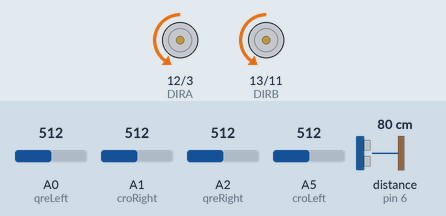
A sketch run on a simulated Arduino Uno, built with avr-gcc and run on an emulated ATmega328P. Shown: direction and speed pins drawn as motors (green arrow = direction pin HIGH = forward, orange = LOW = backward, longer = more drive). The inputs (shaded band) are chosen by the test bench; at power-on: distance to the obstacle (sensor on pin 6) 80 cm, A1 (croRight) = 512, A0 (qreLeft) = 512, A2 (qreRight) = 512, A5 (croLeft) = 512. The echo pulse lasts 58.3 µs per cm.

Above: at 1.2 s.
1.3 s: distance to the obstacle (sensor on pin 6) set to 27 cm
2.8 s: distance to the obstacle (sensor on pin 6) set to 22 cm
At 3.4 s:
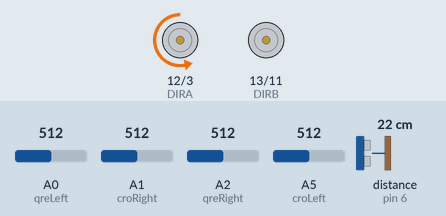
4.3 s: distance to the obstacle (sensor on pin 6) set to 35 cm
At 5.4 s:
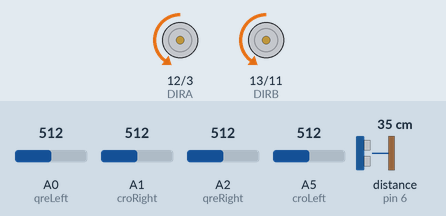
5.9 s: A1 (croRight) set to 985
7.4 s: A1 (croRight) set to 1017
At 8.6 s:
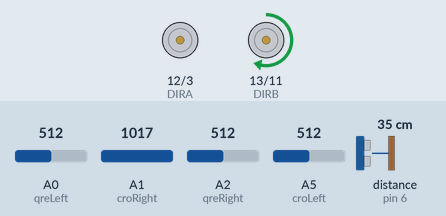
8.9 s: A1 (croRight) set to 992
At 10.1 s:
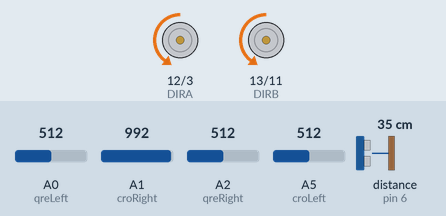
Timing chart, 0 to 11.5 s (numbered marks = the images above; inputs shaded):
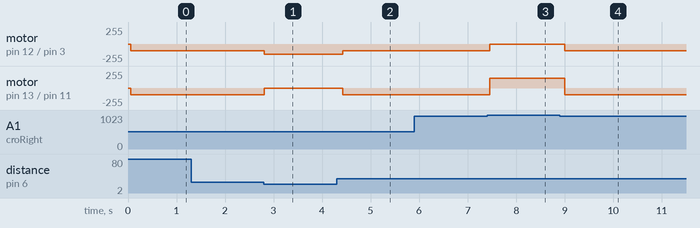

Measured:
- the behaviour switches between 26 and 25 cm on distance to the obstacle (sensor on pin 6) (found by bisection; images 0 and 1)
- the behaviour switches between 1000 and 1001 on A1 (croRight) (found by bisection; images 2 and 3)
- after the input at 1.3 s, every drawn part: stays the same
- after the input at 2.8 s, motor on pin 12 (DIRA) / pin 3 (PWMA): backward 100/255 → backward 150/255 at once; motor on pin 13 (DIRB) / pin 11 (PWMB): backward 100/255 → stopped at once
- after the input at 4.3 s, motor on pin 12 (DIRA) / pin 3 (PWMA): backward 150/255 → backward 100/255 after 0.13 s; motor on pin 13 (DIRB) / pin 11 (PWMB): stopped → backward 100/255 after 0.13 s
- after the input at 5.9 s, every drawn part: stays the same
- after the input at 7.4 s, motor on pin 12 (DIRA) / pin 3 (PWMA): backward 100/255 → stopped after 0.06 s; motor on pin 13 (DIRB) / pin 11 (PWMB): backward 100/255 → forward 150/255 after 0.06 s
- after the input at 8.9 s, motor on pin 12 (DIRA) / pin 3 (PWMA): stopped → backward 100/255 after 0.10 s; motor on pin 13 (DIRB) / pin 11 (PWMB): forward 150/255 → backward 100/255 after 0.10 s

The sketch:

Sketch_final_2.ino
```cpp
#include <NewPing.h>
#define TRIGGER_PIN 7
#define ECHO_PIN 6
#define MAX_DISTANCE 150
#define CW 0
#define CCW 1
#define MOTOR_A 0
#define MOTOR_B 1

const byte PWMA = 3; // PWM control (speed) for motor A
const byte PWMB = 11; // PWM control (speed) for motor B
const byte DIRA = 12; // Direction control for motor A
const byte DIRB = 13; // Direction control for motor B

int qreLeft = 0; //connected to Analog 2
int qreRight = 2; //connected to Analog 0
int croLeft = 5; //diagonal left
int croRight= 1; //diagonal right
byte spd = 150; // forward speed
int threshold = 1000;// threshold for line sensor values. Greater than this means on the line (dark)
// less than this means the sensor is off the line (light)
// The threshold must be determined experimentally for each surface and track as done in the
// lineSensorChk sketch

NewPing sonar(TRIGGER_PIN, ECHO_PIN, MAX_DISTANCE);

void setup()
{
  setupArdumoto();
}
void loop()
{
  int QRE_Left = analogRead(qreLeft); // Analog output from left sensor
  int QRE_Right = analogRead(qreRight); // Analog output from right sensor
  int CRO_Left = analogRead(croLeft); // Analog output from diagol left sensor
  int CRO_Right = analogRead(croRight); // Analog output from diagonal right sensor

  delay(50);
  unsigned int uS = sonar.ping();
if(uS / US_ROUNDTRIP_CM > 25 || uS / US_ROUNDTRIP_CM == 0) ////If no object is ahead and both sensors are on the floor, move forward
{

  if (QRE_Left > threshold && QRE_Right > threshold && CRO_Left> threshold && CRO_Right > threshold) //If both sensors are on the track, move forward
{
  ////150);
  stopArdumoto;
  delay(500);
  backRight(150);
}
if (QRE_Left > threshold && QRE_Right < threshold && CRO_Left> threshold && CRO_Right > threshold) //If both sensors are on the track, move forward
{
  backRight(150);
}
if (QRE_Left > threshold && QRE_Right > threshold && CRO_Left < threshold && CRO_Right > threshold) //If both sensors are on the track, move forward
{
  backRight(150);
}
if (QRE_Left > threshold && QRE_Right > threshold && CRO_Left> threshold && CRO_Right < threshold) //If both sensors are on the track, move forward
{
  backRight(150);
}
if (QRE_Left < threshold && QRE_Right > threshold && CRO_Left> threshold && CRO_Right > threshold) //If both sensors are on the track, move forward
{
  backRight(150);
}
if (QRE_Left < threshold && QRE_Right < threshold && CRO_Left > threshold && CRO_Right > threshold) //If both sensors are on the track, move forward
{
  backRight(150);
}
if (QRE_Left < threshold && QRE_Right > threshold && CRO_Left < threshold && CRO_Right > threshold) //If both sensors are on the track, move forward
{
  backRight(150);
}
if (QRE_Left < threshold && QRE_Right > threshold && CRO_Left > threshold && CRO_Right < threshold) //If both sensors are on the track, move forward
{
  //150);
  backRight(150);
}if (QRE_Left < threshold && QRE_Right < threshold && CRO_Left < threshold && CRO_Right > threshold) //If both sensors are on the track, move forward
{
  //150);
  backRight(150);
}if (QRE_Left < threshold && QRE_Right < threshold && CRO_Left > threshold && CRO_Right < threshold) //If both sensors are on the track, move forward
{
  //150);
  backRight(150);
}if (QRE_Left < threshold && QRE_Right > threshold && CRO_Left < threshold && CRO_Right < threshold) //If both sensors are on the track, move forward
{
  //back(150);
  backRight(150);
}if (QRE_Left < threshold && QRE_Right < threshold && CRO_Left < threshold && CRO_Right < threshold) //If both sensors are on the track, move forward
{
  forward(100);
}
  }
     else if (uS / US_ROUNDTRIP_CM < 50)
  {

    turnRight(150);
    delay(150);
  }
}


void driveArdumoto(byte motor, byte dir, byte spd)
{
  if(motor == MOTOR_A)
  {
    digitalWrite(DIRA, dir);
    analogWrite(PWMA,spd);
  }
  else if (motor == MOTOR_B)
  {
    digitalWrite(DIRB, dir);
    analogWrite(PWMB,spd);
  }
}
void forward(byte spd)
{
  driveArdumoto(MOTOR_A, CW, spd);
  driveArdumoto(MOTOR_B, CW, spd);
}

void back(byte spd)
{
  driveArdumoto(MOTOR_A, CCW, spd);
  driveArdumoto(MOTOR_B, CCW, spd);
}

void turnRight(byte spd)
{
  stopArdumoto(MOTOR_B);
  driveArdumoto(MOTOR_A, CW, spd);
}

void backRight(byte spd)
{
  stopArdumoto(MOTOR_A);
  driveArdumoto(MOTOR_B, CCW, spd);
}

void stopArdumoto(byte motor)
{
  driveArdumoto(motor, 0, 0);// stops motor
}

// setupArdumoto initializes all pins
void setupArdumoto()
{
  pinMode(PWMA, OUTPUT);
  pinMode(PWMB, OUTPUT);
  pinMode(DIRA, OUTPUT);
  pinMode(DIRB, OUTPUT);

  digitalWrite(PWMA, LOW);
  digitalWrite(PWMB, LOW);
  digitalWrite(DIRA, LOW);
  digitalWrite(DIRB, LOW);
}
```
